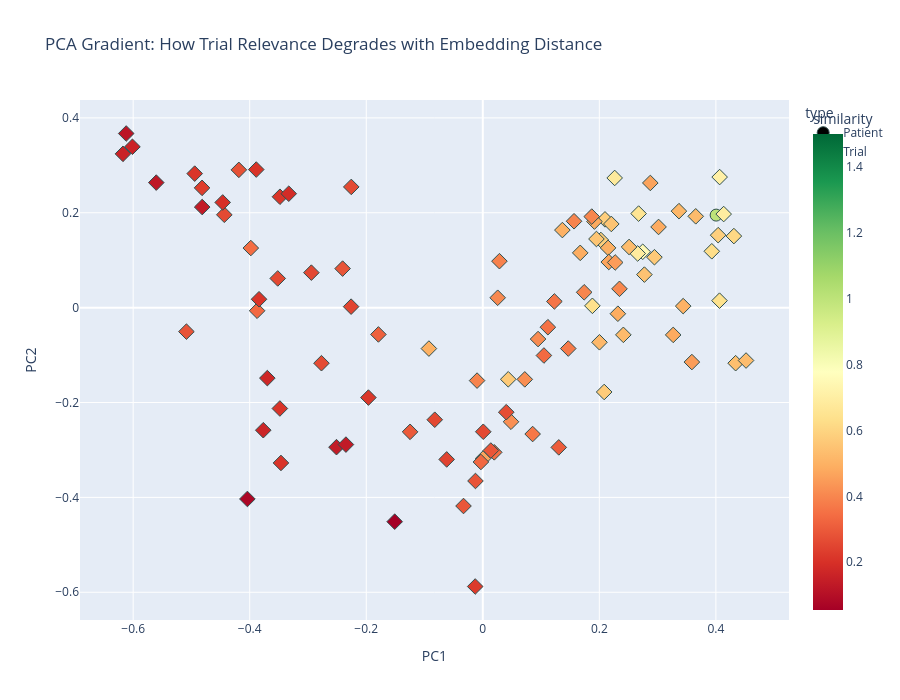

This figure's notebook cell:
### Code cell
import plotly.express as px
from sklearn.decomposition import PCA

# 1. Create deciles and sample trials across the similarity spectrum
trial_df['decile'] = pd.qcut(trial_df['similarity'], 10, labels=False)
sampled_trials = trial_df.groupby('decile').apply(lambda x: x.sample(min(len(x), 10))).reset_index(drop=True)
sampled_trials = sampled_trials.sort_values('similarity', ascending=False)

# 2. Prepare data for PCA
all_embeddings = np.vstack([
    target_patient_emb.reshape(1, -1), 
    np.stack(sampled_trials['embedding'].values)
])

# 3. Run PCA
pca = PCA(n_components=2)
coords = pca.fit_transform(all_embeddings)

# 4. Create a DataFrame for Plotting
plot_df = pd.DataFrame(coords, columns=['PC1', 'PC2'])
plot_df['type'] = ['Patient'] + ['Trial'] * len(sampled_trials)
plot_df['similarity'] = [1.0] + sampled_trials['similarity'].tolist()
plot_df['title'] = ['Patient Summary'] + sampled_trials['title'].tolist()
plot_df['nct_id'] = ['N/A'] + sampled_trials['nct_id'].tolist()

# 5. Plot with Plotly using a color scale for similarity
fig = px.scatter(
    plot_df, 
    x='PC1', 
    y='PC2', 
    color='similarity', 
    symbol='type',
    hover_data=['title', 'nct_id'],
    title='PCA Gradient: How Trial Relevance Degrades with Embedding Distance',
    color_continuous_scale='RdYlGn', # Red to Green scale
    width=900,
    height=700
)

fig.update_traces(marker=dict(size=12, line=dict(width=1, color='DarkSlateGrey')))
fig.show()

### Figure 1 — Plotly figure (JSON) as saved in the notebook; plotly's stock layout.template omitted (floating-point values rounded to 4 significant figures; data arrays with more than 128 entries replaced by an {"elided": "..."} marker saying what was removed)
{"data": [{"customdata": [["Patient Summary", "N/A"]], "hovertemplate": "type=Patient<br>PC1=%{x}<br>PC2=%{y}<br>title=%{customdata[0]}<br>nct_id=%{customdata[1]}<br>similarity=%{marker.color}<extra></extra>", "legendgroup": "Patient", "marker": {"color": [1.0], "coloraxis": "coloraxis", "line": {"color": "DarkSlateGrey", "width": 1}, "size": 12, "symbol": "circle"}, "mode": "markers", "name": "Patient", "orientation": "v", "showlegend": true, "type": "scatter", "x": [0.4005], "xaxis": "x", "y": [0.1951], "yaxis": "y"}, {"customdata": {"elided": "100x2 str values"}, "hovertemplate": "type=Trial<br>PC1=%{x}<br>PC2=%{y}<br>title=%{customdata[0]}<br>nct_id=%{customdata[1]}<br>similarity=%{marker.color}<extra></extra>", "legendgroup": "Trial", "marker": {"color": [0.7495, 0.7078, 0.6927, 0.688, 0.6798, 0.656, 0.6421, 0.6368, 0.6276, 0.6092, 0.5847, 0.5823, 0.5797, 0.571, 0.5691, 0.5668, 0.555, 0.5517, 0.5463, 0.5381, 0.5304, 0.5282, 0.5251, 0.5237, 0.5177, 0.5135, 0.5014, 0.4982, 0.4964, 0.492, 0.4856, 0.4855, 0.4825, 0.4817, 0.4817, 0.4676, 0.466, 0.4632, 0.4506, 0.4492, 0.4189, 0.4177, 0.4114, 0.4064, 0.4036, 0.4, 0.3987, 0.3948, 0.394, 0.3876, 0.3727, 0.3689, 0.3628, 0.3559, 0.3462, 0.3438, 0.3359, 0.3327, 0.3314, 0.3148, 0.3027, 0.2986, 0.2905, 0.2899, 0.2862, 0.2854, 0.2849, 0.2766, 0.2676, 0.2626, 0.2614, 0.2606, 0.2587, 0.2585, 0.2579, 0.2557, 0.2499, 0.2454, 0.2329, 0.2256, 0.2152, 0.2118, 0.2111, 0.2092, 0.2084, 0.208, 0.2059, 0.1955, 0.1885, 0.1728, 0.1649, 0.1607, 0.1584, 0.1383, 0.1366, 0.1352, 0.1268, 0.1186, 0.07614, 0.05498], "coloraxis": "coloraxis", "line": {"color": "DarkSlateGrey", "width": 1}, "size": 12, "symbol": "diamond"}, "mode": "markers", "name": "Trial", "orientation": "v", "showlegend": true, "type": "scatter", "x": [0.2745, 0.4065, 0.4134, 0.2658, 0.2263, 0.2674, 0.4062, 0.1881, 0.393, 0.4309, 0.4039, 0.2026, 0.2097, 0.2083, 0.04368, 0.2946, 0.195, 0.2206, 0.2773, 0.4339, 0.4518, 0.251, 0.3654, 0.2412, 0.2002, 0.3366, 0.3439, 0.1366, -0.09247, 0.215, 0.1672, 0.2318, 0.3016, 0.3268, 0.1916, 0.0005412, 0.2162, 0.2875, 0.3588, 0.2272, 0.04841, 0.07207, 0.09486, 0.02557, 0.2346, 0.174, 0.187, 0.1566, -0.009827, 0.02854, 0.1467, 0.08555, 0.1229, 0.1117, 0.01968, -0.3981, 0.1049, -0.3873, -0.003252, -0.1791, 0.1304, -0.1248, -0.03309, 0.0138, -0.2406, -0.01258, -0.5086, -0.4186, 0.04026, -0.2769, -0.4436, -0.2257, -0.08243, -0.3519, 0.0008165, -0.2942, -0.226, -0.06194, -0.4818, -0.01303, -0.1963, -0.3481, -0.4944, -0.3482, -0.384, -0.3464, -0.3888, -0.4463, -0.333, -0.3698, -0.3767, -0.6012, -0.6175, -0.2511, -0.2349, -0.4815, -0.5604, -0.612, -0.404, -0.1512], "xaxis": "x", "y": [0.1178, 0.2753, 0.1973, 0.1142, 0.2734, 0.1983, 0.0147, 0.003827, 0.1188, 0.1509, 0.1528, 0.1426, 0.1861, -0.1778, -0.151, 0.1063, 0.1447, 0.1764, 0.06965, -0.1171, -0.1115, 0.1279, 0.1925, -0.05736, -0.07302, 0.2034, 0.003215, 0.1635, -0.08629, 0.126, 0.1155, -0.01281, 0.1701, -0.05746, 0.1815, -0.318, 0.09618, 0.2629, -0.1147, 0.09525, -0.2405, -0.1512, -0.06622, 0.02086, 0.03967, 0.03236, 0.192, 0.1821, -0.1538, 0.09794, -0.08626, -0.2664, 0.0131, -0.04125, -0.305, 0.1256, -0.1009, -0.006561, -0.3254, -0.05649, -0.2946, -0.2618, -0.4182, -0.3012, 0.0823, -0.3654, -0.05056, 0.2904, -0.2204, -0.1171, 0.1958, 0.2545, -0.2363, 0.06159, -0.2616, 0.0738, 0.002101, -0.3199, 0.2525, -0.5878, -0.1896, 0.2338, 0.2825, -0.2126, 0.0177, -0.3274, 0.2911, 0.2218, 0.2402, -0.1486, -0.2584, 0.3391, 0.3242, -0.2941, -0.2887, 0.212, 0.2636, 0.3671, -0.4033, -0.4512], "yaxis": "y"}], "layout": {"coloraxis": {"colorbar": {"title": {"text": "similarity"}}, "colorscale": [[0, "rgb(165,0,38)"], [0.1, "rgb(215,48,39)"], [0.2, "rgb(244,109,67)"], [0.3, "rgb(253,174,97)"], [0.4, "rgb(254,224,139)"], [0.5, "rgb(255,255,191)"], [0.6, "rgb(217,239,139)"], [0.7, "rgb(166,217,106)"], [0.8, "rgb(102,189,99)"], [0.9, "rgb(26,152,80)"], [1, "rgb(0,104,55)"]]}, "height": 700, "legend": {"title": {"text": "type"}, "tracegroupgap": 0}, "title": {"text": "PCA Gradient: How Trial Relevance Degrades with Embedding Distance"}, "width": 900, "xaxis": {"anchor": "y", "domain": [0, 1], "title": {"text": "PC1"}}, "yaxis": {"anchor": "x", "domain": [0, 1], "title": {"text": "PC2"}}}}
